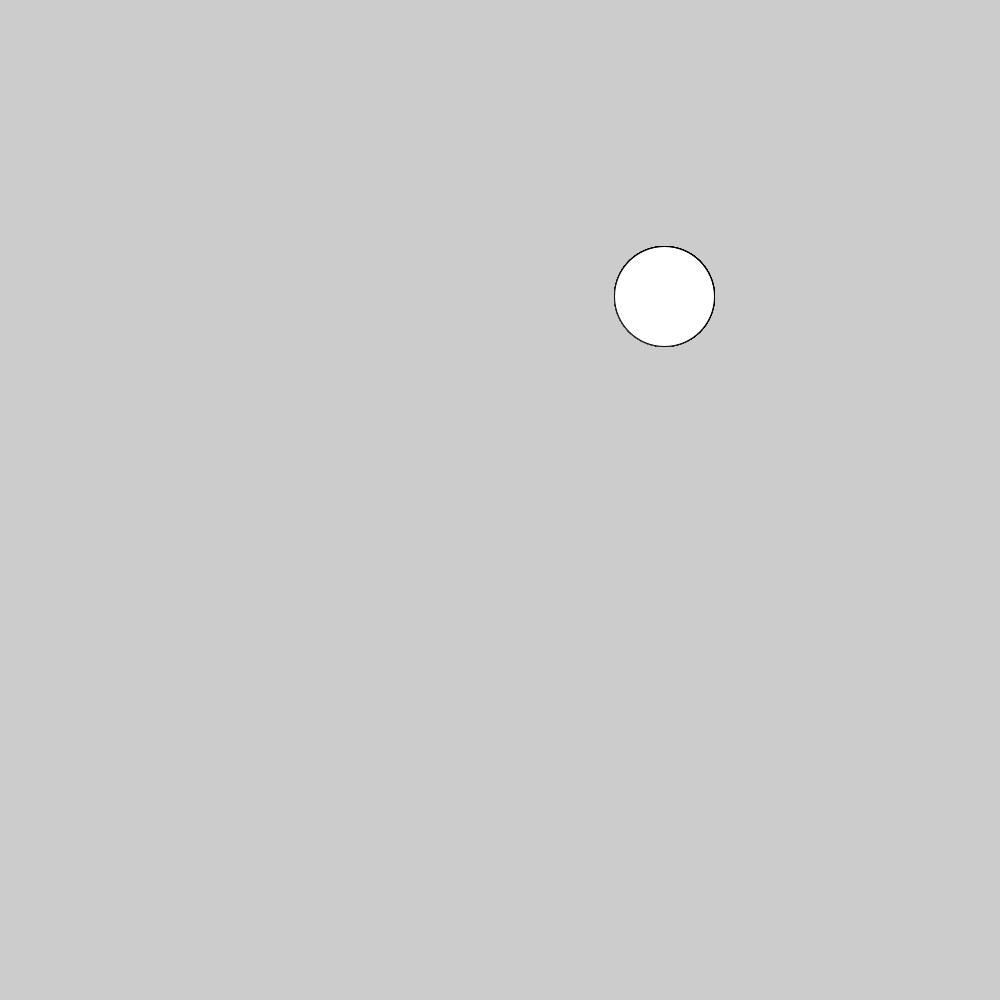
Frame 1 (no input)
Frame 60 (the mouse pressed at the canvas centre just before this capture): identical to frame 1, image omitted
Frame 120 (the mouse held since frame 60 and released just before this capture): identical to frame 1, image omitted

The Processing sketch that drew this single still picture (run headless with seeded random() and noise(); from frame 60 on, the mouse is pressed at the canvas centre):

// Processing sketch: start_java
// ── start_java.pde
int numberCircles = 0;
float rWidth= random (0, 1000 - 50);
float rHeight = random (0, 1000 - 50);
        
        void setup(){
          size(1000, 1000);
        
        }
        
        
        void draw(){
          while (numberCircles < 100){
          ellipse(rWidth + 50, rHeight + 50, 100, 100);
          numberCircles += 5;
          }
          
        }
          
         
